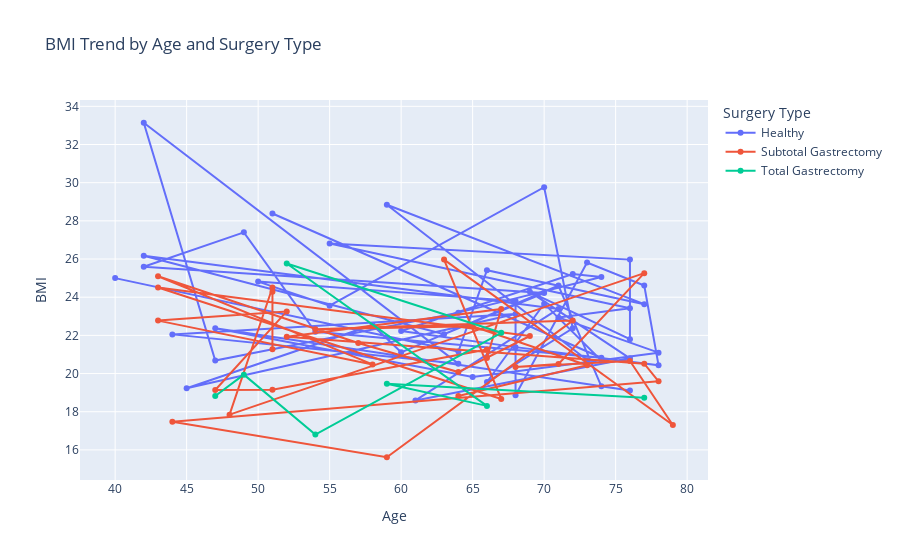
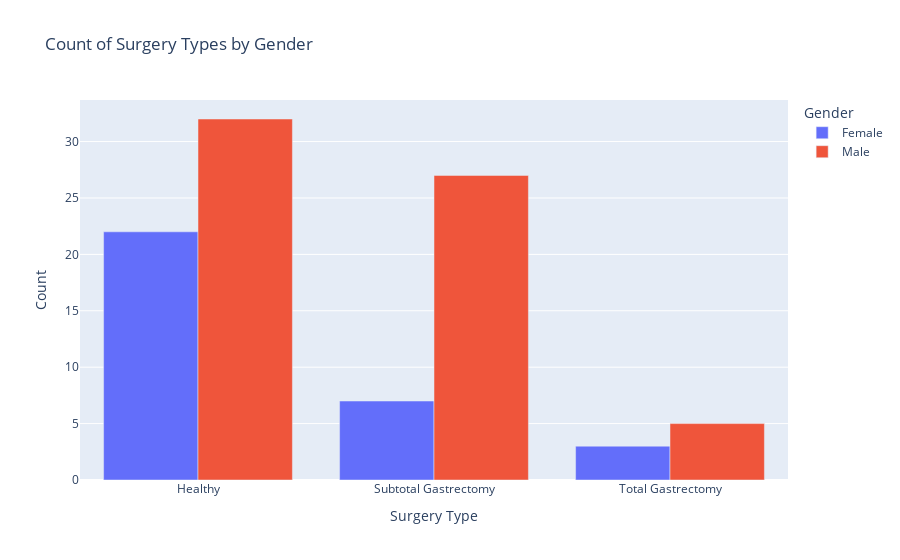

Source (notebook cell) for these figures, in order:
### Code cell
import pandas as pd
import plotly.express as px

# Load the dataset
file_path = 'metadata.tsv'  # Ensure this path is correct
metadata_df = pd.read_csv(file_path, sep='\t')

# Interactive Line Chart: BMI Trends by Age for different Surgery Types using Plotly
fig_line = px.line(metadata_df, x='Age', y='BMI', color='Surgery_Type', markers=True,
                   title='BMI Trend by Age and Surgery Type',
                   labels={'BMI': 'BMI', 'Age': 'Age', 'Surgery_Type': 'Surgery Type'})
fig_line.update_layout(xaxis_title='Age', yaxis_title='BMI', legend_title='Surgery Type')
fig_line.show()

# Preparing data for the count plot by counting occurrences
counts_surgery_gender = metadata_df.groupby(['Surgery_Type', 'Gender']).size().reset_index(name='Counts')

# Interactive Bar Chart: Count of Surgery Types by Gender using Plotly
fig_count = px.bar(counts_surgery_gender, x='Surgery_Type', y='Counts', color='Gender', barmode='group',
                   title='Count of Surgery Types by Gender',
                   labels={'Counts': 'Number of Cases', 'Surgery_Type': 'Surgery Type', 'Gender': 'Gender'})
fig_count.update_layout(xaxis_title='Surgery Type', yaxis_title='Count', legend_title='Gender', xaxis={'categoryorder':'total descending'})
fig_count.show()

# Display top 10 rows of the DataFrame
display(metadata_df.head(10))

### Figure 1 — Plotly figure (JSON) as saved in the notebook; plotly's stock layout.template omitted (floating-point values rounded to 4 significant figures)
{"data": [{"hovertemplate": "Surgery Type=Healthy<br>Age=%{x}<br>BMI=%{y}<extra></extra>", "legendgroup": "Healthy", "line": {"color": "#636efa", "dash": "solid"}, "marker": {"symbol": "circle"}, "mode": "markers+lines", "name": "Healthy", "orientation": "v", "showlegend": true, "type": "scatter", "x": [40, 64, 66, 77, 59, 73, 74, 70, 66, 72, 70, 55, 50, 68, 68, 73, 77, 78, 68, 60, 72, 74, 64, 47, 42, 64, 44, 68, 45, 58, 60, 71, 74, 76, 47, 65, 78, 71, 76, 55, 76, 76, 69, 76, 61, 71, 42, 63, 70, 42, 49, 54, 74, 51], "xaxis": "x", "y": [25, 21.16, 25.41, 23.63, 28.84, 20.7, 20.69, 23.66, 19.56, 22.37, 29.76, 23.56, 24.82, 23.8, 18.86, 25.82, 24.61, 20.43, 21.38, 22.23, 25.21, 25.06, 23.19, 20.68, 33.14, 20.52, 22.05, 23.12, 19.23, 22.55, 21.11, 24.61, 19.33, 19.11, 22.38, 19.82, 21.09, 22.94, 23.42, 26.81, 25.97, 21.8, 24.28, 20.8, 18.59, 23.38, 26.17, 22.06, 24.22, 25.59, 27.4, 22.19, 20.83, 28.38], "yaxis": "y"}, {"hovertemplate": "Surgery Type=Subtotal Gastrectomy<br>Age=%{x}<br>BMI=%{y}<extra></extra>", "legendgroup": "Subtotal Gastrectomy", "line": {"color": "#EF553B", "dash": "solid"}, "marker": {"symbol": "circle"}, "mode": "markers+lines", "name": "Subtotal Gastrectomy", "orientation": "v", "showlegend": true, "type": "scatter", "x": [64, 73, 65, 54, 72, 59, 44, 78, 77, 52, 67, 66, 66, 51, 47, 52, 43, 58, 43, 57, 64, 69, 43, 67, 63, 79, 76, 68, 71, 77, 48, 51, 51, 51], "xaxis": "x", "y": [18.82, 20.44, 22.48, 22.32, 22.77, 15.61, 17.47, 19.59, 20.52, 21.93, 23.38, 20.81, 21.26, 19.15, 19.14, 23.26, 22.77, 20.48, 25.1, 21.6, 20.08, 21.97, 24.51, 18.67, 25.97, 17.3, 20.66, 20.34, 20.5, 25.26, 17.85, 24.51, 21.27, 24.28], "yaxis": "y"}, {"hovertemplate": "Surgery Type=Total Gastrectomy<br>Age=%{x}<br>BMI=%{y}<extra></extra>", "legendgroup": "Total Gastrectomy", "line": {"color": "#00cc96", "dash": "solid"}, "marker": {"symbol": "circle"}, "mode": "markers+lines", "name": "Total Gastrectomy", "orientation": "v", "showlegend": true, "type": "scatter", "x": [77, 59, 66, 52, 67, 54, 49, 47], "xaxis": "x", "y": [18.73, 19.47, 18.31, 25.76, 22.14, 16.81, 19.94, 18.83], "yaxis": "y"}], "layout": {"autosize": true, "legend": {"title": {"text": "Surgery Type"}, "tracegroupgap": 0}, "title": {"text": "BMI Trend by Age and Surgery Type"}, "xaxis": {"anchor": "y", "autorange": true, "domain": [0, 1], "range": [37.48, 81.52], "title": {"text": "Age"}, "type": "linear"}, "yaxis": {"anchor": "x", "autorange": true, "domain": [0, 1], "range": [14.17, 34.59], "title": {"text": "BMI"}, "type": "linear"}}}

### Figure 2 — Plotly figure (JSON) as saved in the notebook; plotly's stock layout.template omitted (floating-point values rounded to 4 significant figures)
{"data": [{"alignmentgroup": "True", "hovertemplate": "Gender=Female<br>Surgery Type=%{x}<br>Number of Cases=%{y}<extra></extra>", "legendgroup": "Female", "marker": {"color": "#636efa", "pattern": {"shape": ""}}, "name": "Female", "offsetgroup": "Female", "orientation": "v", "showlegend": true, "textposition": "auto", "type": "bar", "x": ["Healthy", "Subtotal Gastrectomy", "Total Gastrectomy"], "xaxis": "x", "y": [22, 7, 3], "yaxis": "y"}, {"alignmentgroup": "True", "hovertemplate": "Gender=Male<br>Surgery Type=%{x}<br>Number of Cases=%{y}<extra></extra>", "legendgroup": "Male", "marker": {"color": "#EF553B", "pattern": {"shape": ""}}, "name": "Male", "offsetgroup": "Male", "orientation": "v", "showlegend": true, "textposition": "auto", "type": "bar", "x": ["Healthy", "Subtotal Gastrectomy", "Total Gastrectomy"], "xaxis": "x", "y": [32, 27, 5], "yaxis": "y"}], "layout": {"autosize": true, "barmode": "group", "legend": {"title": {"text": "Gender"}, "tracegroupgap": 0}, "title": {"text": "Count of Surgery Types by Gender"}, "xaxis": {"anchor": "y", "autorange": true, "categoryorder": "total descending", "domain": [0, 1], "range": [-0.5, 2.5], "title": {"text": "Surgery Type"}, "type": "category"}, "yaxis": {"anchor": "x", "autorange": true, "domain": [0, 1], "range": [0, 33.68], "title": {"text": "Count"}, "type": "linear"}}}
